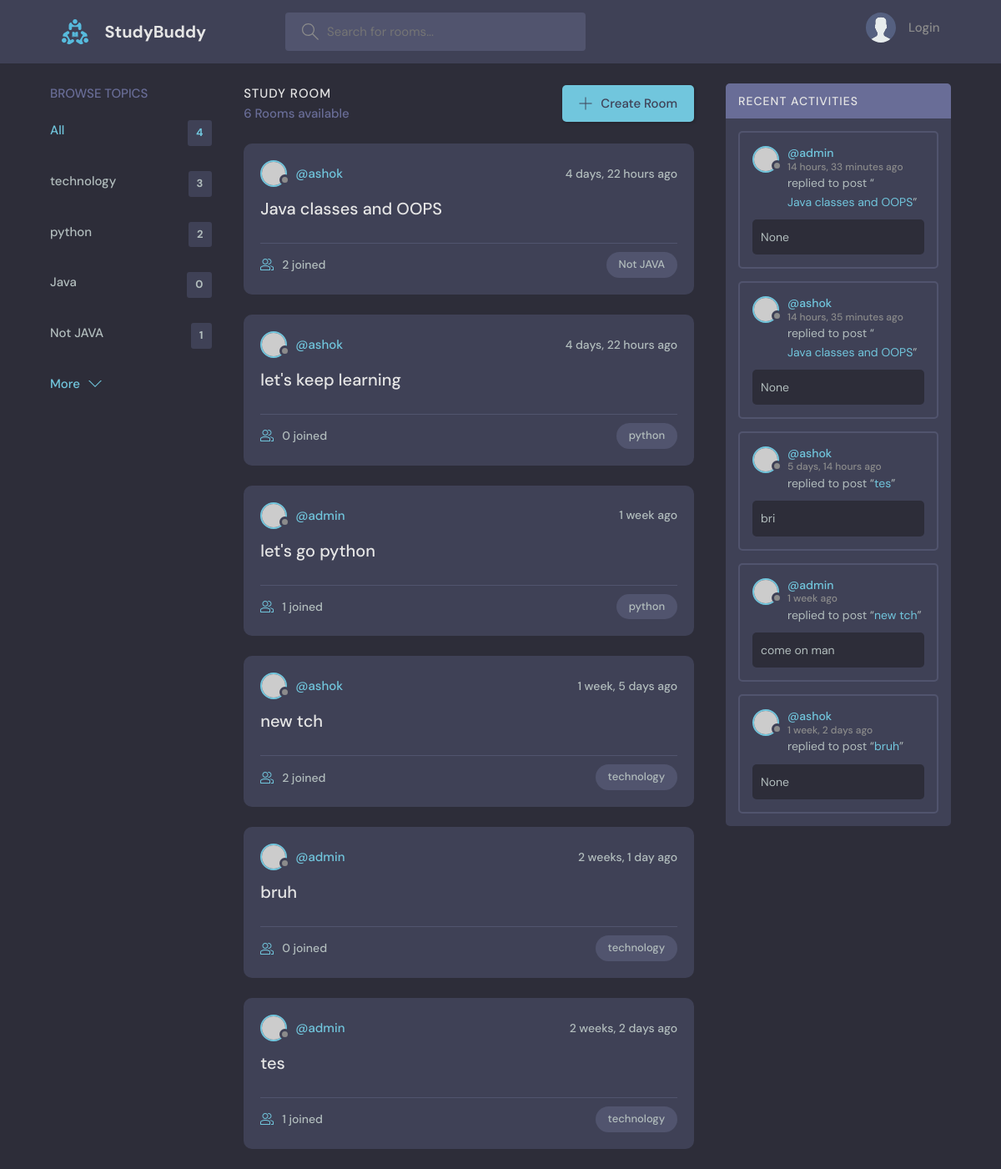
The page / on the database its author committed.
### base/models.py (models this page shows, shortened)
class Topic(models.Model):
    name = models.CharField(max_length=200)

class Room(models.Model):
    host = models.ForeignKey(User, on_delete=models.SET_NULL, null=True)
    topic = models.ForeignKey(Topic, on_delete=models.SET_NULL, null=True)
    name = models.CharField(max_length=100)
    description = models.TextField(null=True, blank=True)
    participants = models.ManyToManyField(
        User, related_name='participants', blank=True)
    updated = models.DateTimeField(auto_now=True)
    created = models.DateTimeField(auto_now_add=True)
    class Meta:
        ordering = ('-updated','-created',)
    def __str__(self):
        return self.name

class Message(models.Model):
    user = models.ForeignKey(User, on_delete=models.CASCADE)
    room = models.ForeignKey(Room, on_delete=models.CASCADE)
    body = models.TextField(null=True, blank=True)
    updated = models.DateTimeField(auto_now=True)
    created = models.DateTimeField(auto_now_add=True)
    class Meta:
        ordering = ('-updated','-created',)

### base/views.py (the view)
# urls.py: path('', views.home, name='home'),
def home(request):
    q = request.GET.get('q') if request.GET.get('q') != None else ''
    rooms = Room.objects.filter(
        Q(topic__name__icontains=q) |
        Q(name__icontains=q) |
        Q(description__icontains=q)
        )
    topics = Topic.objects.all()
    rooms_count = rooms.count()
    room_messages = Message.objects.filter(Q(room__name__icontains=q))
    context = {'rooms': rooms, 'topics' : topics, 'rooms_count': rooms_count,'room_messages': room_messages}
    return render(request, 'base/home.html', context)

### base/templates/base/home.html (shortened to what this page needs)
{% extends 'main.html' %}
{% block content %}
<main class="layout layout--3">
      <div class="container">
        {% include 'base/topics_component.html' %}
        <div class="roomList">
          <div class="roomList__header">
            <div>
              <h2>Study Room</h2>
              <p>{{rooms.count}} Rooms available</p>
            </div>
            <a class="btn btn--main" href="{% url 'create-room' %}">
              <svg version="1.1" xmlns="http://www.w3.org/2000/svg" width="32" height="32" viewBox="0 0 32 32">
                <title>add</title>
                <path
                  d="M16.943 0.943h-1.885v14.115h-14.115v1.885h14.115v14.115h1.885v-14.115h14.115v-1.885h-14.115v-14.115z"
                ></path>
              </svg>
              Create Room
            </a>
          </div>
          {% include 'base/feed_component.html' %}
        </div>
        {% include 'base/activity_component.html' %}
      </div>
    </main>
{% endblock content %}

### base/templates/base/topics_component.html
<div class="topics">
  <div class="topics__header">
    <h2>Browse Topics</h2>
  </div>
  <ul class="topics__list">
    <li>
      <a href="{% url 'home' %}" class="active">All <span>{{topics.count}}</span></a>
    </li>
    {% for topic in topics %}
    <li>
        <a href="{% url 'home'%}?q={{topic.name}}">{{topic.name}} <span>{{topic.room_set.all.count}}</span></a>
    </li>
    {% endfor %}
  </ul>
  <a class="btn btn--link" href="">
    More
    <svg
      version="1.1"
      xmlns="http://www.w3.org/2000/svg"
      width="32"
      height="32"
      viewBox="0 0 32 32"
    >
      <title>chevron-down</title>
      <path d="M16 21l-13-13h-3l16 16 16-16h-3l-13 13z"></path>
    </svg>
  </a>
</div>

### base/templates/base/feed_component.html (shortened to what this page needs)
{% for room in rooms %}
<div class="roomListRoom">
  <div class="roomListRoom__header">
    <a href="{% url 'user-profile' room.host.id %}" class="roomListRoom__author">
      <div class="avatar avatar--small">
        <img src="https://randomuser.me/api/portraits/women/11.jpg" />
      </div>
      <span>@{{room.host.username}}</span>
    </a>
    <div class="roomListRoom__actions">
      <span>{{room.created|timesince}} ago</span>
    </div>
  </div>
  <div class="roomListRoom__content">
    <a href="{% url 'room' room.id %}">{{room.name}}</a>
  </div>
  <div class="roomListRoom__meta">
    <a href="{% url 'room' room.id %}" class="roomListRoom__joined">
      {{room.participants.all.count}} joined
    </a>
    <p class="roomListRoom__topic">{{room.topic.name}}</p>
  </div>
</div>
{% endfor %}

### base/templates/base/activity_component.html (shortened to what this page needs)
<div class="activities">
  <div class="activities__header">
    <h2>Recent Activities</h2>
  </div>
  {% for message in room_messages %}
  <div class="activities__box">
    <div class="activities__boxHeader roomListRoom__header">
      <a
        href="{% url 'user-profile' message.user.id %}"
        class="roomListRoom__author"
      >
        <div class="avatar avatar--small">
          <img src="https://randomuser.me/api/portraits/women/11.jpg" />
        </div>
        <p>
          @{{message.user}}
          <span>{{message.created|timesince}} ago</span>
        </p>
      </a>
    </div>
    <div class="activities__boxContent">
      <p>
        replied to post “<a href="{% url 'room' message.room.id %}"
          >{{message.room}}</a
        >”
      </p>
      <div class="activities__boxRoomContent">{{message.body}}</div>
    </div>
  </div>
  {% endfor %}
</div>

### rows shown on the page
Topic: name "technology", room_set.all.count "3"
Topic: name "python", room_set.all.count "2"
Topic: name "Java", room_set.all.count "0"
Topic: name "Not JAVA", room_set.all.count "1"
Room: host.username "ashok", created "4 days, 22 hours", name "Java classes and OOPS", participants.all.count "2", topic.name "Not JAVA"
Room: host.username "ashok", created "4 days, 22 hours", name "let's keep learning", participants.all.count "0", topic.name "python"
Room: host.username "admin", created "1 week", name "let's go python", participants.all.count "1", topic.name "python"
Room: host.username "ashok", created "1 week, 5 days", name "new tch", participants.all.count "2", topic.name "technology"
Room: host.username "admin", created "2 weeks, 1 day", name "bruh", participants.all.count "0", topic.name "technology"
Room: host.username "admin", created "2 weeks, 2 days", name "tes", participants.all.count "1", topic.name "technology"
Message: user "admin", created "14 hours, 33 minutes", room "Java classes and OOPS", body "None"
Message: user "ashok", created "14 hours, 35 minutes", room "Java classes and OOPS", body "None"
Message: user "ashok", created "5 days, 14 hours", room "tes", body "bri"
Message: user "admin", created "1 week", room "new tch", body "come on man"
Message: user "ashok", created "1 week, 2 days", room "bruh", body "None"

### other values the page prints
{{ topics.count }} "4"
{{ rooms.count }} "6"
